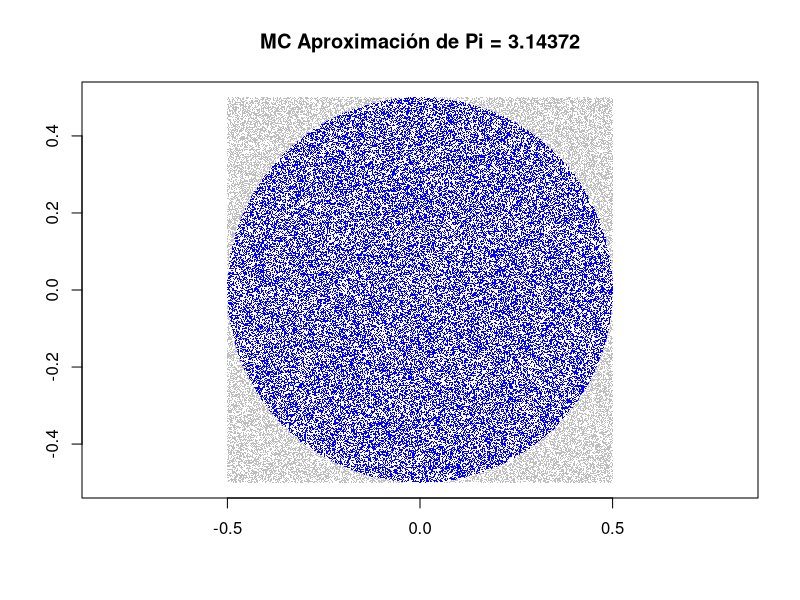

Reproduce this figure in R.
runs <- 100000
xs <- runif(runs,min=-0.5,max=0.5)
ys <- runif(runs,min=-0.5,max=0.5)
in.circle <- xs^2 + ys^2 <= 0.5^2
mc.pi <- (sum(in.circle)/runs)*4
plot(xs,ys,pch='.',col=ifelse(in.circle,"blue","grey")
     ,xlab='',ylab='',asp=1,
     main=paste("MC Aproximación de Pi =",mc.pi))
